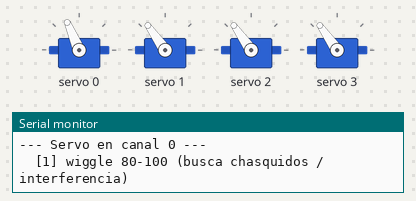
Bench run of a sketch on a simulated ESP32. On the bench: 4 × servo, the last lines printed to the serial monitor.

Above: at 7.1 s.
At 9.82 s:
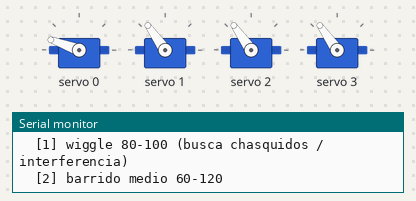
At 12.29 s:
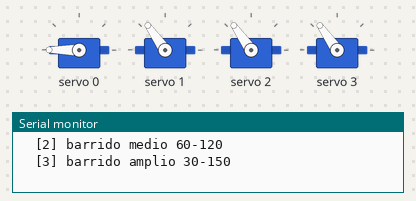
At 20.22 s:
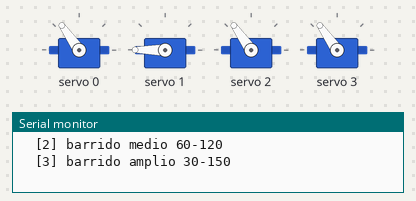
At 28.15 s:
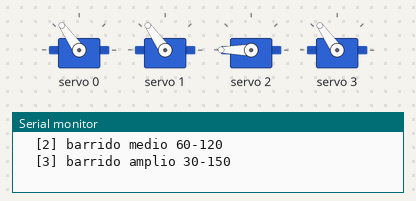
At 36.7 s:
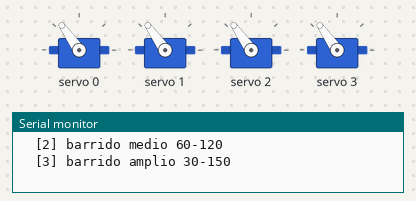
Timing chart, 0 to 38.2 s (numbered marks = the images above):
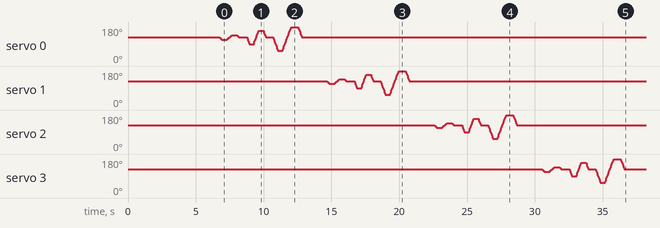

The sketch:

servo_sweep.ino
```cpp
// Servo sweep ESP32 + PCA9685 — modo cauto (V+ desde 5V del ESP32 via USB)
// Estrategia:
//   - 1 servo activo a la vez
//   - Pasos chicos con delay (limita inrush)
//   - Liberar PWM entre pruebas (servo desenergizado, sin hold current)
//   - Fase 1: wiggle estrecho 80°-100° para detectar interferencia mecanica
//   - Fase 2: barrido 30°-150°
//   - Fase 3: centro 90° y liberar

#include <Wire.h>
#include <Adafruit_PWMServoDriver.h>

static const uint8_t  SDA_PIN      = 21;
static const uint8_t  SCL_PIN      = 22;
static const uint32_t I2C_FREQ_HZ  = 400000;   // 400 kHz, soportado por PCA9685
static const uint8_t  PCA_ADDR     = 0x40;
static const float    PWM_FREQ_HZ  = 50.0f;    // estandar servos hobby

// Calibracion pulso para SG90 (12-bit, 0..4095). 50 Hz -> 20 ms periodo.
// 150 = ~733 us  (0°)
// 600 = ~2930 us (180°)
static const uint16_t SERVO_PULSE_MIN = 150;
static const uint16_t SERVO_PULSE_MAX = 600;

static const uint8_t NUM_SERVOS = 4;
static const uint8_t CENTER_DEG = 90;

Adafruit_PWMServoDriver pwm = Adafruit_PWMServoDriver(PCA_ADDR);

uint16_t degToPulse(uint8_t deg) {
  // map respetando rango calibrado de SG90
  return map(deg, 0, 180, SERVO_PULSE_MIN, SERVO_PULSE_MAX);
}

void setServoDeg(uint8_t ch, uint8_t deg) {
  pwm.setPWM(ch, 0, degToPulse(deg));
}

void releaseServo(uint8_t ch) {
  // bit 12 del registro OFF_H pone la salida en OFF total (sin PWM)
  pwm.setPWM(ch, 0, 4096);
}

void releaseAll() {
  for (uint8_t i = 0; i < NUM_SERVOS; i++) releaseServo(i);
}

void slowMove(uint8_t ch, int16_t fromDeg, int16_t toDeg, uint8_t stepDeg = 5, uint16_t stepDelayMs = 30) {
  int8_t dir = (toDeg >= fromDeg) ? +1 : -1;
  for (int16_t d = fromDeg; (dir > 0) ? (d <= toDeg) : (d >= toDeg); d += dir * stepDeg) {
    setServoDeg(ch, (uint8_t)d);
    delay(stepDelayMs);
  }
  setServoDeg(ch, (uint8_t)toDeg);  // garantiza llegar al destino
}

void testChannel(uint8_t ch) {
  Serial.printf("\n--- Servo en canal %u ---\n", ch);

  // Fase 1: wiggle pequeno 80-100
  Serial.println(F("  [1] wiggle 80-100 (busca chasquidos / interferencia)"));
  setServoDeg(ch, CENTER_DEG); delay(500);
  slowMove(ch, 90, 80, 2, 40);
  delay(300);
  slowMove(ch, 80, 100, 2, 40);
  delay(300);
  slowMove(ch, 100, 90, 2, 40);
  delay(500);

  // Fase 2: barrido medio 60-120
  Serial.println(F("  [2] barrido medio 60-120"));
  slowMove(ch, 90, 60, 5, 30);
  delay(300);
  slowMove(ch, 60, 120, 5, 30);
  delay(300);
  slowMove(ch, 120, 90, 5, 30);
  delay(500);

  // Fase 3: barrido amplio 30-150
  Serial.println(F("  [3] barrido amplio 30-150"));
  slowMove(ch, 90, 30, 5, 30);
  delay(300);
  slowMove(ch, 30, 150, 5, 30);
  delay(300);
  slowMove(ch, 150, 90, 5, 30);
  delay(500);

  // Liberar
  releaseServo(ch);
  Serial.printf("  [ok] canal %u liberado (sin PWM)\n", ch);
  delay(800);
}

void setup() {
  Serial.begin(115200);
  delay(500);
  Serial.println(F("\n=== Servo sweep ESP32+PCA9685 (modo cauto USB) ==="));
  Serial.println(F("V+ del PCA9685 toma 5V del ESP32. Un servo a la vez."));
  Serial.printf("SDA=%u SCL=%u  PCA@0x%02X  PWM=%.0fHz  N=%u\n",
                SDA_PIN, SCL_PIN, PCA_ADDR, PWM_FREQ_HZ, NUM_SERVOS);

  Wire.begin(SDA_PIN, SCL_PIN, I2C_FREQ_HZ);
  if (!pwm.begin()) {
    Serial.println(F("[ERROR] PCA9685 no responde. Revisar I2C."));
    while (true) { delay(1000); }
  }
  pwm.setOscillatorFrequency(27000000);  // ajuste empirico Adafruit p/ RC interno
  pwm.setPWMFreq(PWM_FREQ_HZ);

  releaseAll();  // arranque seguro: sin pulso
  Serial.println(F("PCA9685 OK. Servos en estado libre."));
  delay(1500);  // settling time

  // Centrar uno por uno antes del test (asi no hay tirones desde posicion random)
  Serial.println(F("\nCentrando los 4 servos a 90° (uno por uno)..."));
  for (uint8_t ch = 0; ch < NUM_SERVOS; ch++) {
    setServoDeg(ch, CENTER_DEG);
    delay(600);
    releaseServo(ch);
    delay(200);
  }
  Serial.println(F("Listo. Empieza la batida de tests.\n"));
  delay(1000);
}

void loop() {
  for (uint8_t ch = 0; ch < NUM_SERVOS; ch++) {
    testChannel(ch);
  }
  Serial.println(F("\n=== Ciclo completo. Reposando 5s antes de repetir... ==="));
  delay(5000);
}
```
